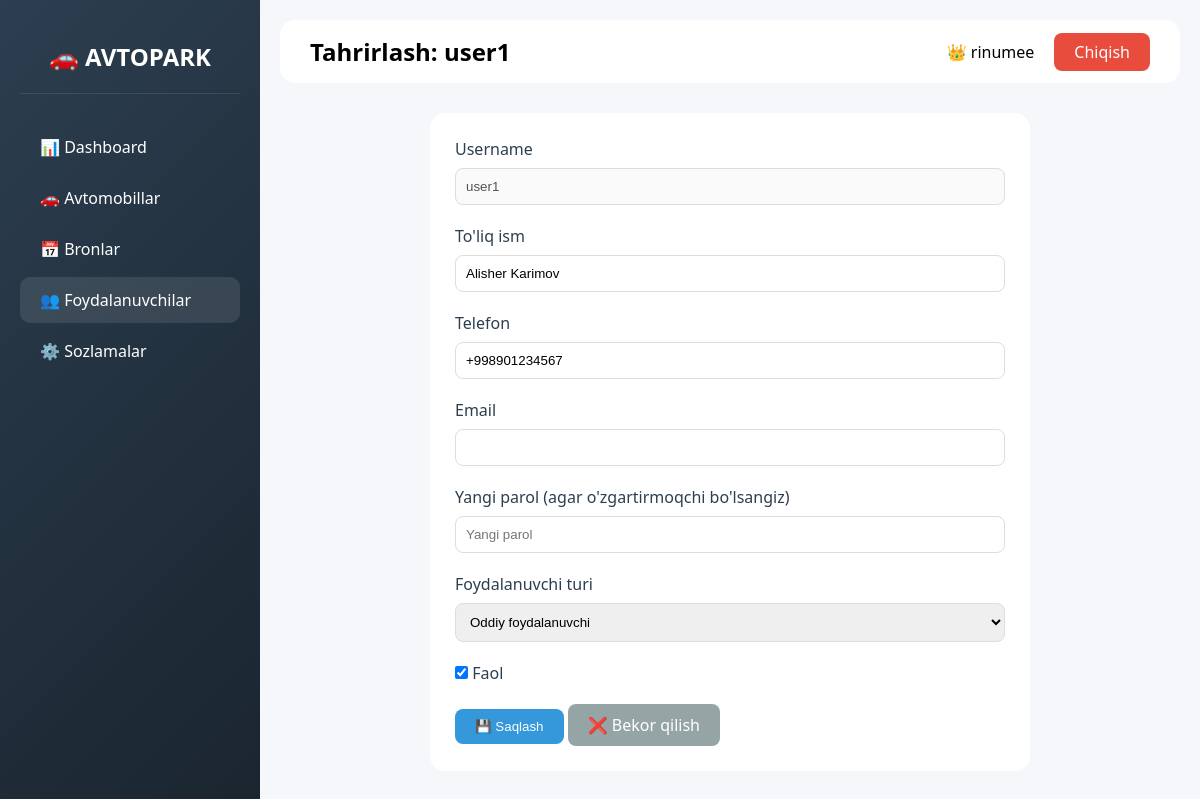
The page /dashboard/admin/users/2/edit/ (signed in) on the database its author committed.
### accounts/models.py (models this page shows, shortened)
class CustomUser(AbstractUser):
    USER_TYPE_CHOICES = (
        ('user', 'Foydalanuvchi'),
        ('admin', 'Admin'),
    )
    user_type = models.CharField(max_length=10, choices=USER_TYPE_CHOICES, default='user')
    phone = models.CharField(max_length=20, unique=True)
    full_name = models.CharField(max_length=200)
    address = models.TextField(blank=True, null=True)
    passport_series = models.CharField(max_length=20, blank=True, null=True)
    created_at = models.DateTimeField(auto_now_add=True)

### accounts/views.py (the view, shortened to what this page needs)
# urls.py: path('admin/users/<int:user_id>/edit/', views.admin_user_edit, name='admin_user_edit'),
@login_required
@user_passes_test(is_admin)
def admin_user_edit(request, user_id):
    user = get_object_or_404(CustomUser, id=user_id)
    context = {'edit_user': user}
    return render(request, 'accounts/admin_user_edit.html', context)

### accounts/views.py (called while the page is built)
def is_admin(user):
    return user.is_authenticated and (user.user_type == 'admin' or user.is_staff)

### templates/accounts/admin_user_edit.html (shortened to what this page needs)
<!DOCTYPE html>
<html lang="uz">
<head>
</head>
<body>
    <div class="sidebar">
        <div class="logo">🚗 AVTOPARK</div>
        <div class="nav-item"><a href="{% url 'admin_dashboard' %}">📊 Dashboard</a></div>
        <div class="nav-item"><a href="{% url 'car_list' %}">🚗 Avtomobillar</a></div>
        <div class="nav-item"><a href="{% url 'booking_list' %}">📅 Bronlar</a></div>
        <div class="nav-item active"><a href="{% url 'admin_user_list' %}">👥 Foydalanuvchilar</a></div>
        <div class="nav-item"><a href="{% url 'admin_settings' %}">⚙️ Sozlamalar</a></div>
    </div>
    <div class="main-content">
        <div class="top-bar">
            <h2>Tahrirlash: {{ edit_user.username }}</h2>
            <div><span>👑 {{ user.full_name }}</span><a href="{% url 'logout' %}" class="logout-btn" style="margin-left: 20px;">Chiqish</a></div>
        </div>
        <div class="section">
            <form method="post">
                <div class="form-group">
                    <label>Username</label>
                    <input type="text" value="{{ edit_user.username }}" class="form-control" disabled>
                </div>
                <div class="form-group">
                    <label>To'liq ism</label>
                    <input type="text" name="full_name" value="{{ edit_user.full_name }}" class="form-control" required>
                </div>
                <div class="form-group">
                    <label>Telefon</label>
                    <input type="tel" name="phone" value="{{ edit_user.phone }}" class="form-control" required>
                </div>
                <div class="form-group">
                    <label>Email</label>
                    <input type="email" name="email" value="{{ edit_user.email }}" class="form-control">
                </div>
                <div class="form-group">
                    <label>Yangi parol (agar o'zgartirmoqchi bo'lsangiz)</label>
                    <input type="password" name="new_password" class="form-control" placeholder="Yangi parol">
                </div>
                <div class="form-group">
                    <label>Foydalanuvchi turi</label>
                    <select name="user_type" class="form-control">
                        <option value="user" {% if edit_user.user_type == 'user' %}selected{% endif %}>Oddiy foydalanuvchi</option>
                    </select>
                </div>
                <div class="form-group">
                    <label class="form-check">
                        <input type="checkbox" name="is_active" {% if edit_user.is_active %}checked{% endif %}>
                        <span>Faol</span>
                    </label>
                </div>
                <button type="submit" class="btn btn-primary">💾 Saqlash</button>
                <a href="{% url 'admin_user_list' %}" class="btn btn-secondary">❌ Bekor qilish</a>
            </form>
        </div>
    </div>
</body>
</html>

### templates/accounts/admin_user_edit.html (style rules this page uses)
* { margin: 0; padding: 0; box-sizing: border-box; }
body { font-family: 'Segoe UI', Tahoma, Geneva, Verdana, sans-serif; background: #f5f7fa; }
.sidebar { width: 260px; background: linear-gradient(135deg, #2c3e50 0%, #1a252f 100%); color: white; position: fixed; height: 100%; padding: 20px; }
.logo { font-size: 24px; font-weight: bold; text-align: center; padding: 20px 0; border-bottom: 1px solid rgba(255,255,255,0.1); margin-bottom: 30px; }
.nav-item { padding: 12px 20px; margin: 5px 0; border-radius: 10px; cursor: pointer; transition: all 0.3s; }
.nav-item:hover, .nav-item.active { background: rgba(255,255,255,0.1); }
.nav-item a { color: white; text-decoration: none; display: block; }
.main-content { margin-left: 260px; padding: 20px; }
.top-bar { background: white; padding: 15px 30px; border-radius: 15px; margin-bottom: 30px; display: flex; justify-content: space-between; align-items: center; }
.logout-btn { background: #e74c3c; color: white; padding: 8px 20px; border-radius: 8px; text-decoration: none; }
.section { background: white; border-radius: 15px; padding: 25px; max-width: 600px; margin: 0 auto; }
.form-group { margin-bottom: 20px; }
.form-group label { display: block; margin-bottom: 8px; font-weight: 500; color: #2c3e50; }
.form-control { width: 100%; padding: 10px; border: 1px solid #ddd; border-radius: 8px; }
.form-check { display: flex; align-items: center; gap: 10px; }
.btn { padding: 10px 20px; border: none; border-radius: 8px; cursor: pointer; }
.btn-primary { background: #3498db; color: white; }
.btn-secondary { background: #95a5a6; color: white; text-decoration: none; display: inline-block; }

### rows shown on the page
CustomUser: username "user1", full_name "Alisher Karimov", phone "+998901234567", user_type "Oddiy foydalanuvchi", is_active "☑"
CustomUser: full_name "rinumee"
